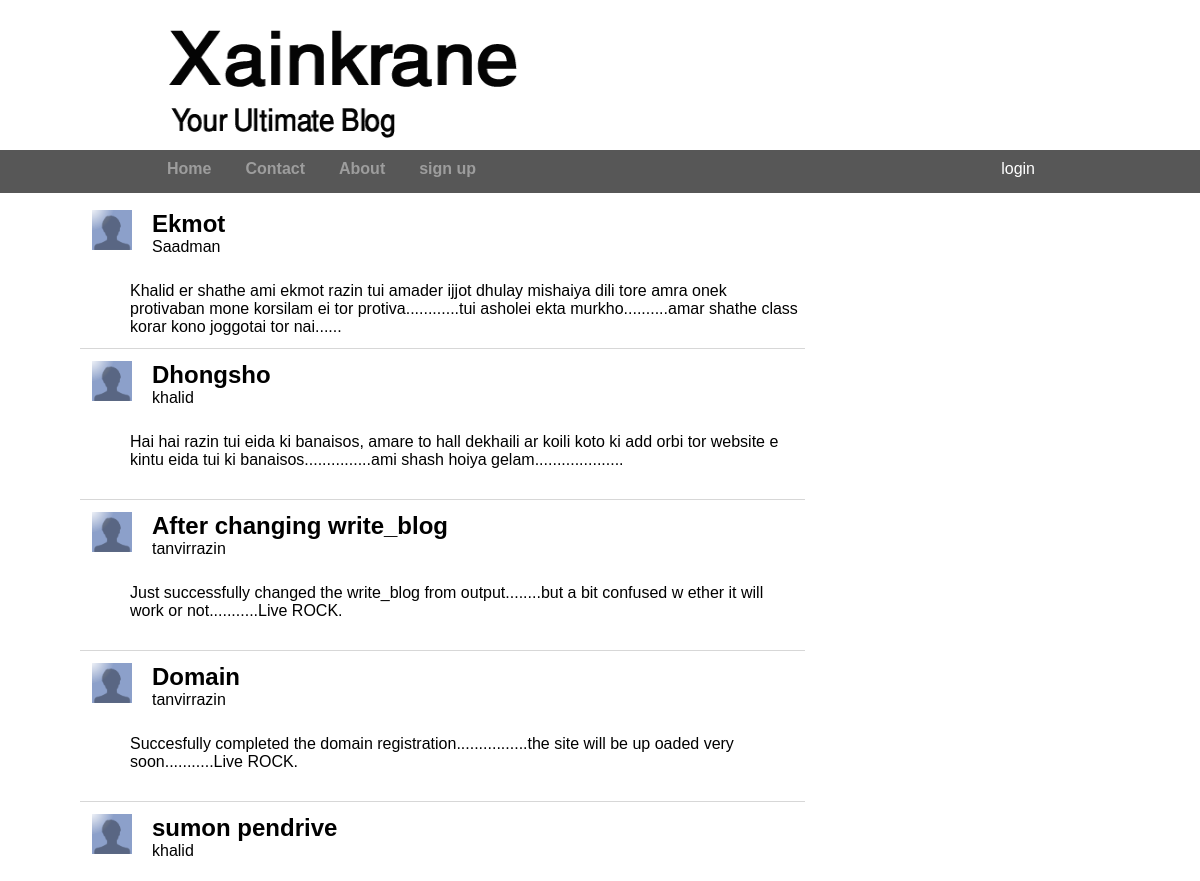
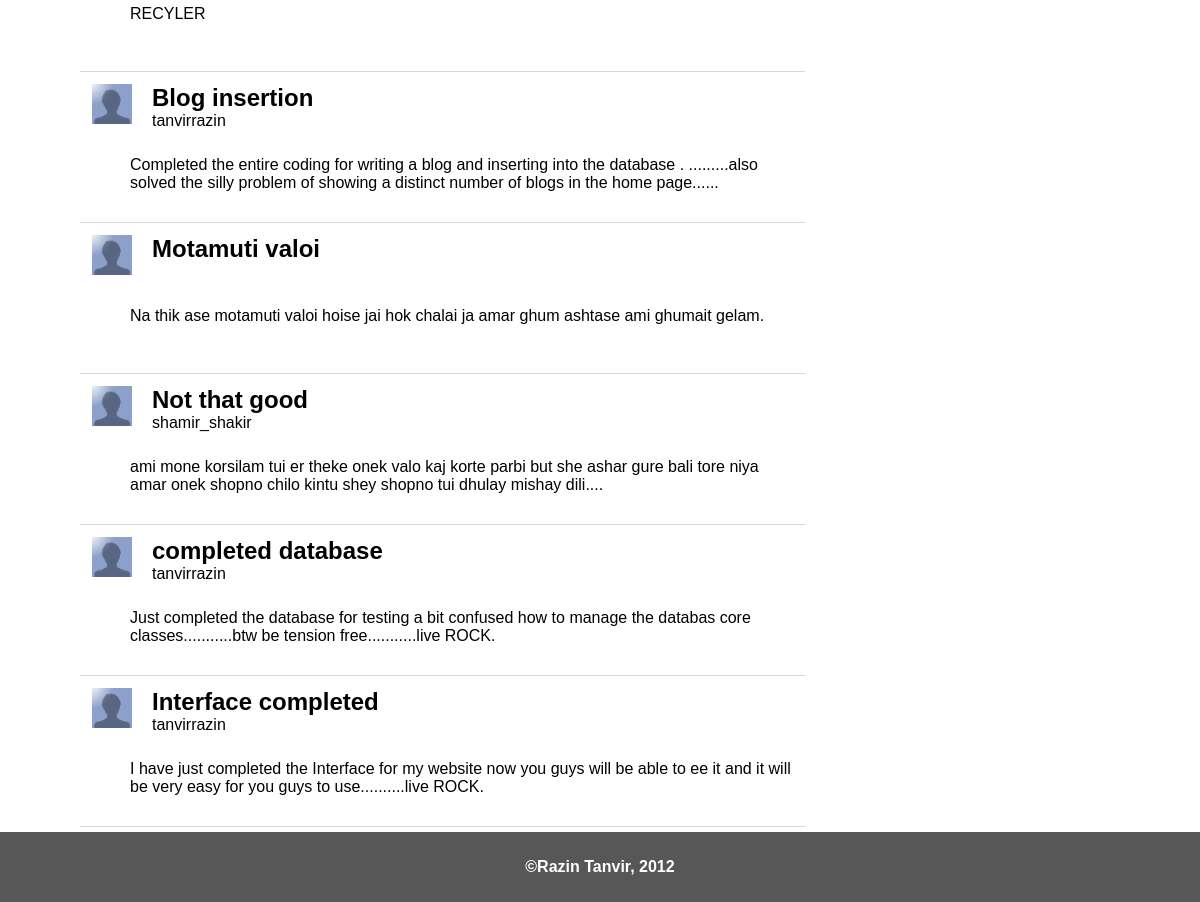
The app's page /core/home.php with its own data (2 pictures, top to bottom).
### tables this page shows
CREATE TABLE IF NOT EXISTS `blogs` (
  `id` int(11) NOT NULL AUTO_INCREMENT,
  `user_id` int(11) NOT NULL,
  `headline` text NOT NULL,
  `body` text NOT NULL,
  PRIMARY KEY (`id`)
);

### core/home.php (called while the page is built, shortened)
<?php require_once("../includes/session.php"); ?>
<?php require_once("../includes/database.php"); ?>
<?php require_once("../view/header.php"); ?>
<?php require_once("navigation.php"); ?>
<?php
    require_once("blog.php");
?>
<?php require_once("../view/footer.php"); ?>

### includes/session.php (called while the page is built, shortened)
<?php
    function is_logged_in(){
        if(isset($_SESSION['user_id'])){
            return true;
        } else {
            return false;
        }
    }

### includes/database.php (called while the page is built, shortened)
<?php
    class Database {
        public function __construct(){
            $this->connection = mysql_connect(DB_SERVER,DB_USER,DB_PASS);
        }
        public function fetch_last_few_blog($N=10){
            $blog_object_array = array();
            $query = "SELECT * FROM blogs ORDER BY id DESC LIMIT {$N} ";
            $this->resultSet = mysql_query($query);
            while($res = mysql_fetch_array($this->resultSet)){
                $u_id = $res["user_id"];
                $user_res = mysql_query("SELECT username FROM users WHERE id={$u_id} ");
                $user = mysql_fetch_array($user_res);
                $object = array(
                    "id"=>$res["id"],
                    "username"=>$user["username"],
                    "headline"=>$res["headline"],
                    "body"=>$res["body"]
                );
                $blog_object_array[] = $object;
            }
            return $blog_object_array;
        }
    }
    $dbase = new Database();

### core/blog.php (the view)
<?php
    $display = '
        <div id="blogs">
        <ul>';
    $blog_array = $dbase->fetch_last_few_blog();
    foreach($blog_array as $blog){
        $display.='<li>';
        $display .= '<a href="detail_blog.php?bid='. $blog['id'] .'" >';
        $display.= '<div class="blog" >
                    <div class="blog_head" >
                        <img class="blog_bullet" src="../resource/images/default_prof_pic.png" width="40px" height="40px" />
                        <div class="blog_sub" >
                            <h2>';
        $display.= htmlentities(trim($blog["headline"]));
        $display.= '</h2>
                            <p>';
        $display.= htmlentities(trim($blog["username"]));
        $display.= '</p>
                        </div>
                    </div>
                    <div class="blog_text" >';
		$blog["body"] = str_replace("\r\n", " ", $blog["body"]);
        $display.= substr(htmlentities(trim($blog["body"])), 0,80);
		$display.= " ";
		$display.= substr(htmlentities(trim($blog["body"])), 81,170);
        if(isset($blog['body'][171])){$display .= '.....';}
        $display.= '</div>
                </div></a>
            </li>';
        }
        $display.='</ul>
            </div>';
        echo $display;

### view/header.php (shortened to what this page needs)
<!DOCTYPE html PUBLIC "-//W3C//DTD XHTML 1.0 Transitional//EN" "http://www.w3.org/TR/xhtml1/DTD/xhtml1-transitional.dtd">
<html xmlns="http://www.w3.org/1999/xhtml">
<head>
    <link rel="stylesheet" type="text/css" href="../resource/main.css">
</head>
<body>
<div id="head" >
    <img src="../resource/images/headline_img.png" height="150px" width="370px" />
</div>

### core/navigation.php (shortened to what this page needs)
    <div id="navigation">
    <div id="main_nav">
        <ul>
            <li><a href="home.php">Home</a></li>
            <li><a href="#">Contact</a></li>
            <li><a href="#">About</a></li>
            <?php
                if(is_logged_in()){
                    echo '<li><a href="write_blog.php">Write a blog!</a></li>
                          <li><a href="logout.php">Logout</a></li>';
                } else {
                    echo '<li><a href="sign_up.php">sign up</a></li>';
                }
            ?>
        </ul>
    </div>
    <div id="user_log">
        <?php
            if(is_logged_in()){
                echo "Hi "."{$username}";
            } else {
                echo '<a href="login.php">login</a>';
            }
        ?>
    </div>
</div>
<div id="blog_body">

### view/footer.php (shortened to what this page needs)
</div>
<table id="footer">
    <tr>
        <td style="text-align: center;"><strong style="color: white;">&copy;Razin Tanvir, 2012</strong></td>
    </tr>
</table>
</body>
</html>

### resource/main.css (style rules this page uses)
* { padding: 0; margin: 0; font-family:Trebuchet MS,Liberation Sans,DejaVu Sans,sans-serif; }
#head { height: 150px; padding-left: 160px; }
#navigation { height: 43px; padding-left: 150px; padding-right: 150px; background-color: #575757; }
#main_nav { float: left; height: inherit; }
#main_nav ul { float: left; margin: 0 0 3em 0; padding: 0; list-style: none; }
#main_nav ul li { float: left; }
#main_nav ul li a { display: block; text-align:center; height:inherit; padding: 10px 17px; color: #9D9D9D; text-decoration: none; font-weight: bold; }
#user_log { float: right; padding: 10px 15px; color: #FFFFFF; }
#user_log a { color: #FFFFFF; text-decoration: none; }
#blog_body { margin: auto; width: 1050px; }
#blogs { float: left; width: 69%; padding: 5px; }
#blogs ul { list-style-type: none; }
#blogs ul li a { color: black; text-decoration: none; }
.blog { width: 100%; height: 150px; border-bottom: 1px solid #D7D7D7; }
.blog_head { padding: 12px; width: 100%; height: 45px; }
.blog_bullet { float:left; }
.blog_sub { padding: 0px 10px 10px 20px; float:left; }
.blog_text { padding:15px 5px 15px 50px; }
#footer { width: 100%; height: 70px; background-color: #575757; }

### records on screen
blogs: value "Ekmot Saadman Khalid er shathe ami ekmot razin tui amader ijjot dhulay mishaiya dili tore amra onek protivaban mone korsilam ei tor protiva............tui asholei ekta murkho..........amar shathe class korar kono joggotai tor nai......"
blogs: value "Dhongsho khalid Hai hai razin tui eida ki banaisos, amare to hall dekhaili ar koili koto ki add orbi tor website e kintu eida tui ki banaisos...............ami shash hoiya gelam...................."
blogs: value "After changing write_blog tanvirrazin Just successfully changed the write_blog from output........but a bit confused w ether it will work or not...........Live ROCK."
blogs: value "Domain tanvirrazin Succesfully completed the domain registration................the site will be up oaded very soon...........Live ROCK."
blogs: value "sumon pendrive khalid RECYLER"
blogs: value "Blog insertion tanvirrazin Completed the entire coding for writing a blog and inserting into the database . .........also solved the silly problem of showing a distinct number of blogs in the home page......"
blogs: value "Motamuti valoi Na thik ase motamuti valoi hoise jai hok chalai ja amar ghum ashtase ami ghumait gelam."
blogs: value "Not that good shamir_shakir ami mone korsilam tui er theke onek valo kaj korte parbi but she ashar gure bali tore niya amar onek shopno chilo kintu shey shopno tui dhulay mishay dili...."
blogs: value "completed database tanvirrazin Just completed the database for testing a bit confused how to manage the databas core classes...........btw be tension free...........live ROCK."
blogs: value "Interface completed tanvirrazin I have just completed the Interface for my website now you guys will be able to ee it and it will be very easy for you guys to use..........live ROCK."
